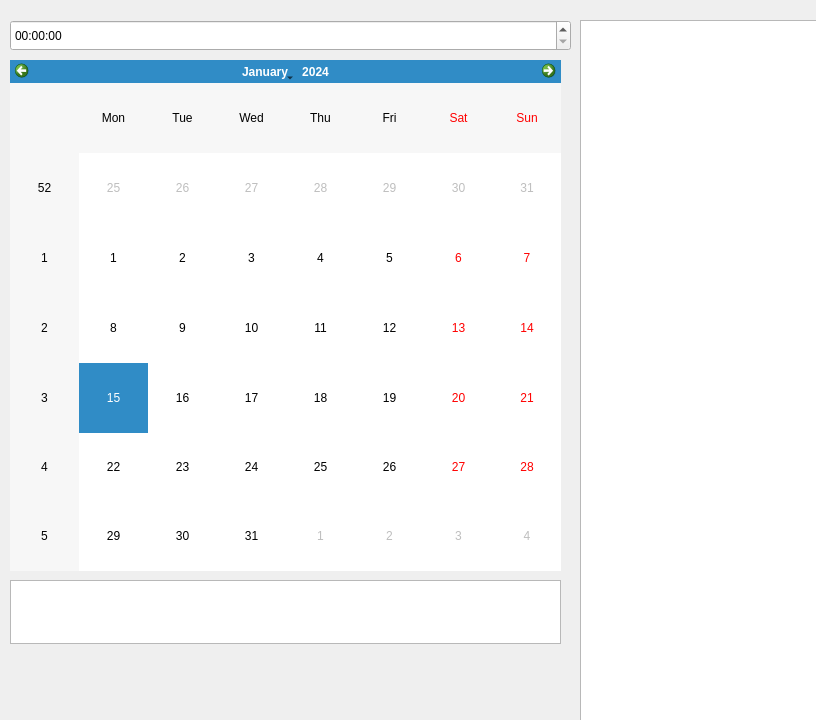
<?xml version="1.0" encoding="UTF-8"?>
<ui version="4.0">
 <class>My</class>
 <widget class="QWidget" name="My">
  <property name="geometry">
   <rect>
    <x>0</x>
    <y>0</y>
    <width>816</width>
    <height>720</height>
   </rect>
  </property>
  <property name="font">
   <font>
    <family>Nirmala UI</family>
   </font>
  </property>
  <property name="windowTitle">
   <string>Form</string>
  </property>
  <widget class="QListWidget" name="listWidget">
   <property name="geometry">
    <rect>
     <x>580</x>
     <y>20</y>
     <width>531</width>
     <height>871</height>
    </rect>
   </property>
  </widget>
  <widget class="QTimeEdit" name="timeEdit">
   <property name="geometry">
    <rect>
     <x>10</x>
     <y>20</y>
     <width>561</width>
     <height>31</height>
    </rect>
   </property>
  </widget>
  <widget class="QPushButton" name="pushButton">
   <property name="geometry">
    <rect>
     <x>10</x>
     <y>830</y>
     <width>561</width>
     <height>61</height>
    </rect>
   </property>
   <property name="text">
    <string>PushButton</string>
   </property>
  </widget>
  <widget class="QCalendarWidget" name="calendarWidget">
   <property name="geometry">
    <rect>
     <x>10</x>
     <y>60</y>
     <width>551</width>
     <height>511</height>
    </rect>
   </property>
  </widget>
  <widget class="QPlainTextEdit" name="plainTextEdit">
   <property name="geometry">
    <rect>
     <x>10</x>
     <y>580</y>
     <width>551</width>
     <height>64</height>
    </rect>
   </property>
  </widget>
 </widget>
 <resources/>
 <connections/>
</ui>
